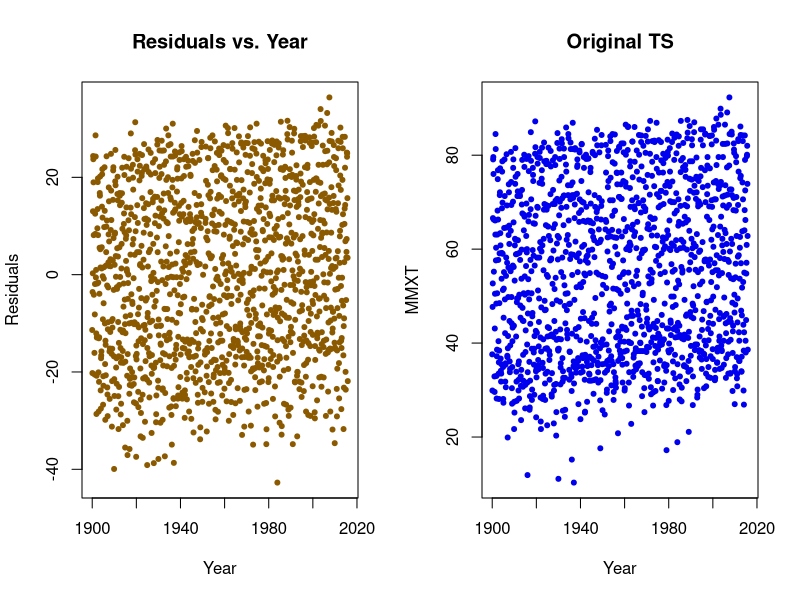

R code for this plot: (Note: this script raises an error after producing the figure.)
## ---- chunk 1
knitr::opts_chunk$set(echo = TRUE)
## ---- chunk 2
weather = read.csv("rawbozemandata.csv", header = TRUE)

weather$year = (floor(weather$DATE/100))
weather$Month<-round((weather$DATE/100-weather$year)*100,1)
weather$Yearfrac<-weather$year+(weather$Month-1)/12 #makes it an integer variable
#fit the linear model
lm.weather = lm(MMXT ~ Month, data = weather)
#lm.weather$residuals
par(mfrow = c(1,2))
plot(weather$Yearfrac, lm.weather$residuals, pch = 20, col = "orange4",
     main = "Residuals vs. Year", xlab = "Year", ylab = "Residuals")
plot(weather$Yearfrac, weather$MMXT, pch = 20, col = "blue2",main = "Original TS", xlab = "Year", ylab = "MMXT")

## ---- chunk 3
lm.seasoned <- lm(MMXT ~ Yearfrac + MONTH, data = weather)
lm.deseasoned <- lm(lm.weather$residuals ~ Yearfrac, data = weather)
summary(lm.seasoned)
summary(lm.deseasoned)
## ---- chunk 4
hadcrut <- read.table('HadCRUT.4.4.0.0.monthly_nh.txt',
                      col.names = c('Date', 'median.temp.anom',
                                    'bias.l95', 'bias.u95',
                                    'meas.l95', 'meas.u95',
                                    'coverage.l95', 'coverage.u95',
                                    'error.l95', 'error.u95',
                                    'l95', 'u95'))
hadcrut.ts <- ts(hadcrut$median.temp.anom, start = 1850, frequency = 12)
## ---- chunk 5
hadcrut$yearfrac <- as.vector(time(hadcrut.ts))
hadcrut$month <- factor(round(1 + 12 * (hadcrut$yearfrac %% 1), 0))
had.lm1 <- lm(median.temp.anom ~ month + yearfrac, data = hadcrut)
summary(had.lm1)
library(car)
Anova(had.lm1, test = "F", type = "III") #test for the month component

require(effects)
plot(allEffects(had.lm1))
## ---- chunk 6
plot(had.lm1$fitted.values, had.lm1$residuals, pch = 20, col = "blue2", main = "Residuals vs. Fitted Values", xlab = "Fitted Values", ylab = "Residuals")
## ---- chunk 7
for (i in 1:10){
  had.lm.poly = lm(median.temp.anom ~ poly(yearfrac,i,raw = TRUE) + month, data = hadcrut)
  print(summary(had.lm.poly))
}
## ---- chunk 8

## ---- chunk 9
pvals <- numeric(20)
for (i in 1:20){
  lm.poly.1 = lm(median.temp.anom ~ poly(yearfrac,i,raw = FALSE)+ month, data = hadcrut) 
  pvals[i] = (summary(lm.poly.1)$coefficients[i,4])
}
pvals
which(pvals > 0.05)
lm.poly.final = lm(median.temp.anom ~ poly(yearfrac,10,raw = FALSE) + month , data = hadcrut)
plot(allEffects(lm.poly.final))
## ---- chunk 10
par(mfrow = c(2,2))
plot(lm.poly.final)
par(mfrow = c(1,1))
plot(hadcrut$yearfrac,resid(lm.poly.final), main = "Residuals vs.Time",xlab = "Time", ylab = "Residuals", pch = 20)
## ---- chunk 11
sessionInfo()$R.version$nickname
getRversion()
sessionInfo()$platform
